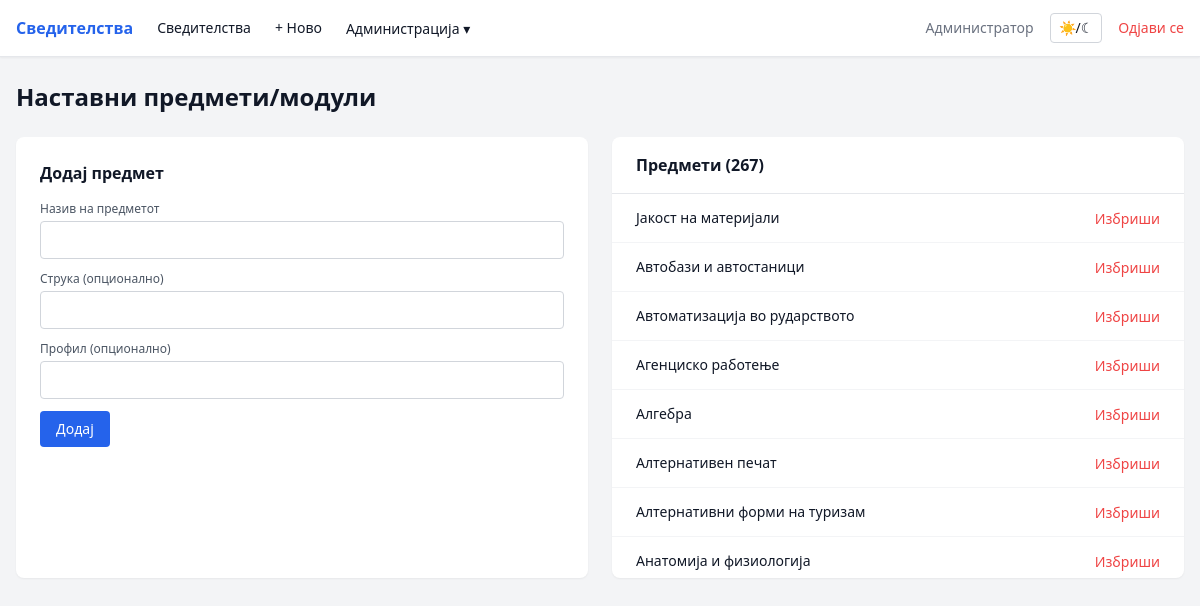
Screenshot of /admin/subjects (signed in) with the database file from the repository.
### tables this page shows
CREATE TABLE users (
            id INTEGER PRIMARY KEY AUTOINCREMENT,
            username TEXT UNIQUE NOT NULL,
            password_hash TEXT NOT NULL,
            role TEXT NOT NULL DEFAULT 'teacher',
            full_name TEXT
        );

CREATE TABLE subjects (
            id INTEGER PRIMARY KEY AUTOINCREMENT,
            name TEXT NOT NULL,
            struka TEXT,
            profil TEXT
        );

### app.py (the view, shortened to what this page needs)
@app.route('/admin/subjects', methods=['GET', 'POST'])
@login_required
@admin_required
def admin_subjects():
    return render_template('admin/subjects.html', subjects=db.get_all_subjects())

### app.py (called while the page is built)
@login_manager.user_loader
def load_user(user_id):
    return db.get_user_by_id(user_id)

def admin_required(f):
    from functools import wraps
    @wraps(f)
    def decorated(*args, **kwargs):
        if not current_user.is_authenticated or current_user.role != 'admin':
            abort(403)
        return f(*args, **kwargs)
    return decorated

### database.py (called while the page is built)
def get_db():
    conn = sqlite3.connect(DB_PATH)
    conn.row_factory = sqlite3.Row
    conn.execute('PRAGMA foreign_keys = ON')
    return conn

def get_user_by_id(user_id):
    conn = get_db()
    row = conn.execute('SELECT * FROM users WHERE id = ?', (user_id,)).fetchone()
    conn.close()
    return User(row['id'], row['username'], row['role'], row['full_name']) if row else None

def get_all_subjects():
    conn = get_db()
    rows = conn.execute('SELECT * FROM subjects ORDER BY struka, profil, name').fetchall()
    conn.close()
    return [dict(r) for r in rows]

### templates/admin/subjects.html (shortened to what this page needs)
{% extends 'base.html' %}
{% block content %}
<h1 class="text-2xl font-bold mb-6">Наставни предмети/модули</h1>
<div class="grid md:grid-cols-2 gap-6">
    <div class="bg-white dark:bg-gray-800 rounded-lg shadow-sm p-6">
        <h2 class="font-semibold mb-4">Додај предмет</h2>
        <form method="POST" class="space-y-3">
            <div>
                <label class="block text-xs font-medium mb-1 text-gray-600 dark:text-gray-400">Назив на предметот</label>
                <input type="text" name="name" required
                    class="w-full px-3 py-2 rounded border border-gray-300 dark:border-gray-600 bg-white dark:bg-gray-700 text-sm">
            </div>
            <div>
                <label class="block text-xs font-medium mb-1 text-gray-600 dark:text-gray-400">Струка (опционално)</label>
                <input type="text" name="struka"
                    class="w-full px-3 py-2 rounded border border-gray-300 dark:border-gray-600 bg-white dark:bg-gray-700 text-sm">
            </div>
            <div>
                <label class="block text-xs font-medium mb-1 text-gray-600 dark:text-gray-400">Профил (опционално)</label>
                <input type="text" name="profil"
                    class="w-full px-3 py-2 rounded border border-gray-300 dark:border-gray-600 bg-white dark:bg-gray-700 text-sm">
            </div>
            <button type="submit" class="px-4 py-2 bg-blue-600 hover:bg-blue-700 text-white rounded text-sm">Додај</button>
        </form>
    </div>
    <div class="bg-white dark:bg-gray-800 rounded-lg shadow-sm">
        <div class="px-6 py-4 border-b border-gray-200 dark:border-gray-700 font-semibold">Предмети ({{ subjects|length }})</div>
        {% if subjects %}
        <div class="divide-y divide-gray-100 dark:divide-gray-700 max-h-96 overflow-y-auto">
            {% for s in subjects %}
            <div class="px-6 py-3 flex items-center justify-between">
                <div>
                    <div class="text-sm font-medium">{{ s.name }}</div>
                </div>
                <form method="POST" onsubmit="return confirm('Избриши?')">
                    <button class="text-sm text-red-500 hover:text-red-700">Избриши</button>
                </form>
            </div>
            {% endfor %}
        </div>
        {% else %}
        <div class="px-6 py-6 text-center text-gray-400">Нема предмети.</div>
        {% endif %}
    </div>
</div>
{% endblock %}

### templates/base.html (shortened to what this page needs)
<!DOCTYPE html>
<html lang="mk" class="">
<head>
    <script src="https://cdn.tailwindcss.com"></script>
</head>
<body class="bg-gray-100 dark:bg-gray-900 text-gray-900 dark:text-gray-100 min-h-screen">
    {% if current_user.is_authenticated %}
    <nav class="bg-white dark:bg-gray-800 shadow-sm border-b border-gray-200 dark:border-gray-700">
        <div class="max-w-7xl mx-auto px-4 flex items-center justify-between h-14">
            <div class="flex items-center gap-6">
                <a href="{{ url_for('dashboard') }}" class="font-semibold text-blue-600 dark:text-blue-400">Сведителства</a>
                <a href="{{ url_for('certificates_list') }}" class="text-sm hover:text-blue-600 dark:hover:text-blue-400">Сведителства</a>
                <a href="{{ url_for('certificate_new') }}" class="text-sm hover:text-blue-600 dark:hover:text-blue-400">+ Ново</a>
                {% if current_user.role == 'admin' %}
                <div class="relative group">
                    <button class="text-sm hover:text-blue-600 dark:hover:text-blue-400">Администрација ▾</button>
                </div>
                {% endif %}
            </div>
            <div class="flex items-center gap-4">
                <span class="text-sm text-gray-500 dark:text-gray-400">{{ current_user.full_name or current_user.username }}</span>
                <button onclick="toggleTheme()" class="text-sm px-2 py-1 rounded border border-gray-300 dark:border-gray-600 hover:bg-gray-100 dark:hover:bg-gray-700" title="Смени тема">☀/☾</button>
                <a href="{{ url_for('logout') }}" class="text-sm text-red-500 hover:text-red-700">Одјави се</a>
            </div>
        </div>
    </nav>
    {% endif %}
    <main class="max-w-7xl mx-auto px-4 py-6">
        {% block content %}{% endblock %}
    </main>
</body>
</html>

### rows the page displays
users: full_name "Администратор"
subjects: name "Јакост на материјали"
subjects: name "Автобази и автостаници"
subjects: name "Автоматизација во рударството"
subjects: name "Агенциско работење"
subjects: name "Алгебра"
subjects: name "Алтернативен печат"
subjects: name "Алтернативни форми на туризам"
subjects: name "Анатомија и физиологија"

### other values shown
{{ subjects|length }} "267"
